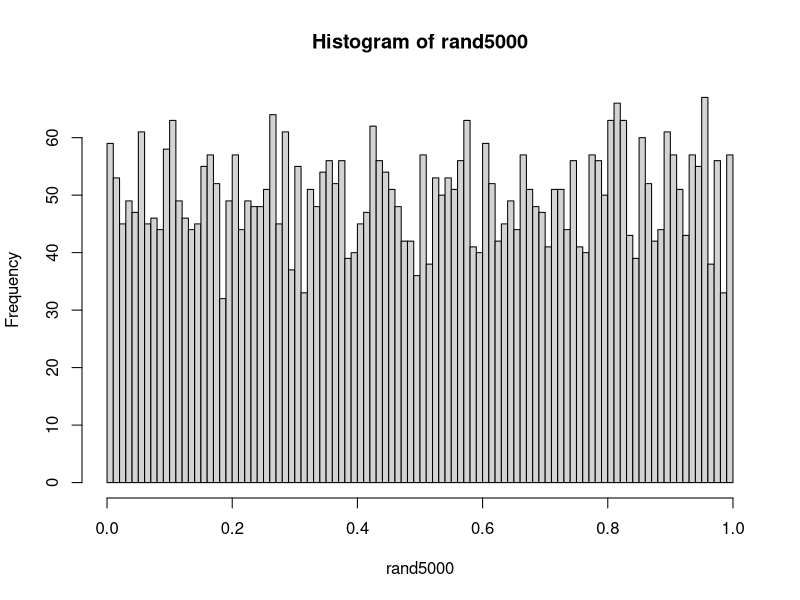
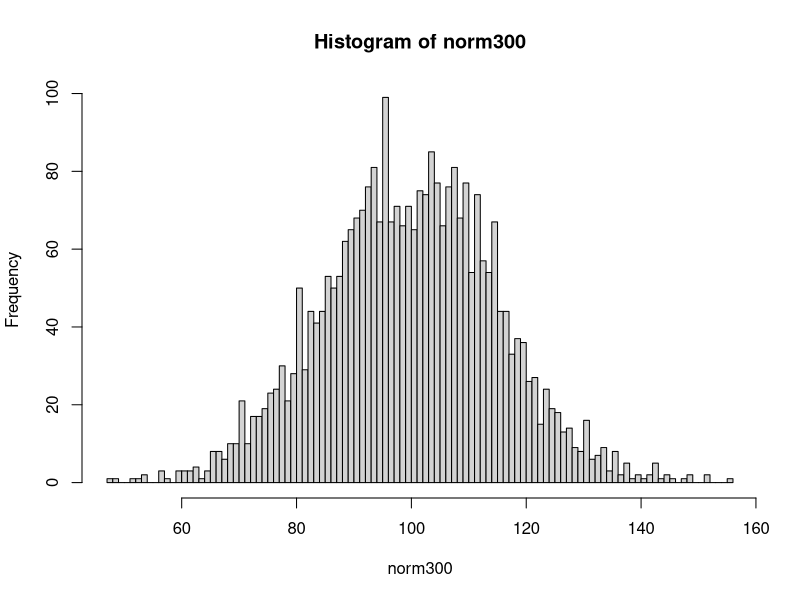
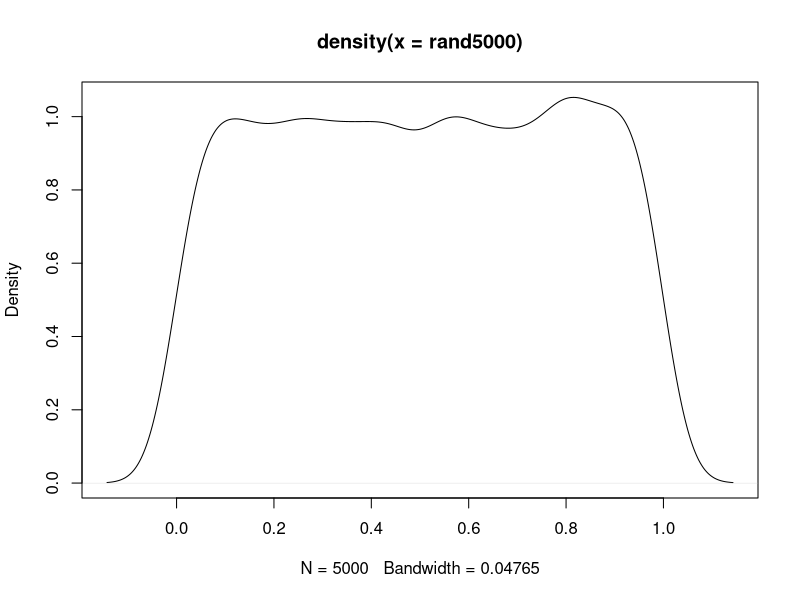
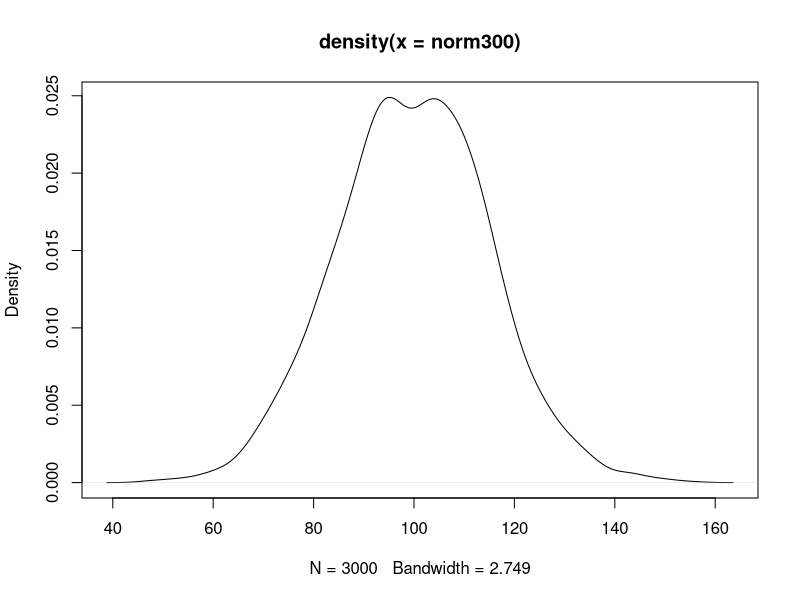

The R source for these figures, in order:
#zadanie 1
rand5000 <- runif(5000)
norm300 <- rnorm(3000, 100, 15)

hist(rand5000, breaks=100) #liczby w miarę stałe dla dużych interwałów
hist(norm300, breaks=100) #ładnie widać, że najwięcej wartości 
#wypada w okolicach 100, co jest 
#podaną przez nas wartością oczekiwaną

r5k <- density(rand5000)
r3 <- density(norm300)

plot(r5k) #oszacowany wykres gęstości
plot(r3)



#zadanie2
diceThrows <- ceiling(runif(600)*6)
avg <- mean(diceThrows) 
tab <-table(diceThrows) #tablica zliczająca ilość wyników
as.data.frame(tab)
var(tab)

sample(6, 600, replace=TRUE)


#zadanie3
rand <- runif(1000)
res <- array(0, dim=4)
for (i in rand) {
  if (i < 0.15) {
    res[1] <- res[1] + 1
  }
  else if (i < 0.40) {
    res[2] <- res[2] + 1
  }
  else if (i < 0.90) {
    res[3] <- res[3] + 1
  } 
  else {
    res[4] <- res[4] + 1
  }
}


#zadanie4
rbinom(100, 10, 0.3)
rgeom(50, 0.4) #ile prób do sukcesu potrzeba (50 razy powtórzone)



#zadanie5

#a
#d = 0.5x => dist = [0.25k^2] (dla k od 0 do x) 
# => dist = 0.25x^2 => x > 0 => x = 2*sqrt(dist)

distVec <- runif(200)
res <- 2*sqrt(distVec)


#b)
#losujemy z rozkładu ciagłego od 0 do 2, aby gęstość była zawsze 
# >= musimy pomnożyć do maksa którym w tym wypadku jest 1, więc k = 2
k <- 2

res <- c()
f <- function(x) {
  return(0.5*x)
}

g <- function(x) {
  return(0.5)
}

sampleNum <- 200

while (length(res) < sampleNum)
{
  x <- runif(1, min=0, max=2)
  u <- runif(1)
  if(u < f(x)/(k*g(x))) 
  {
    res <- c(res, x)
  }
}










